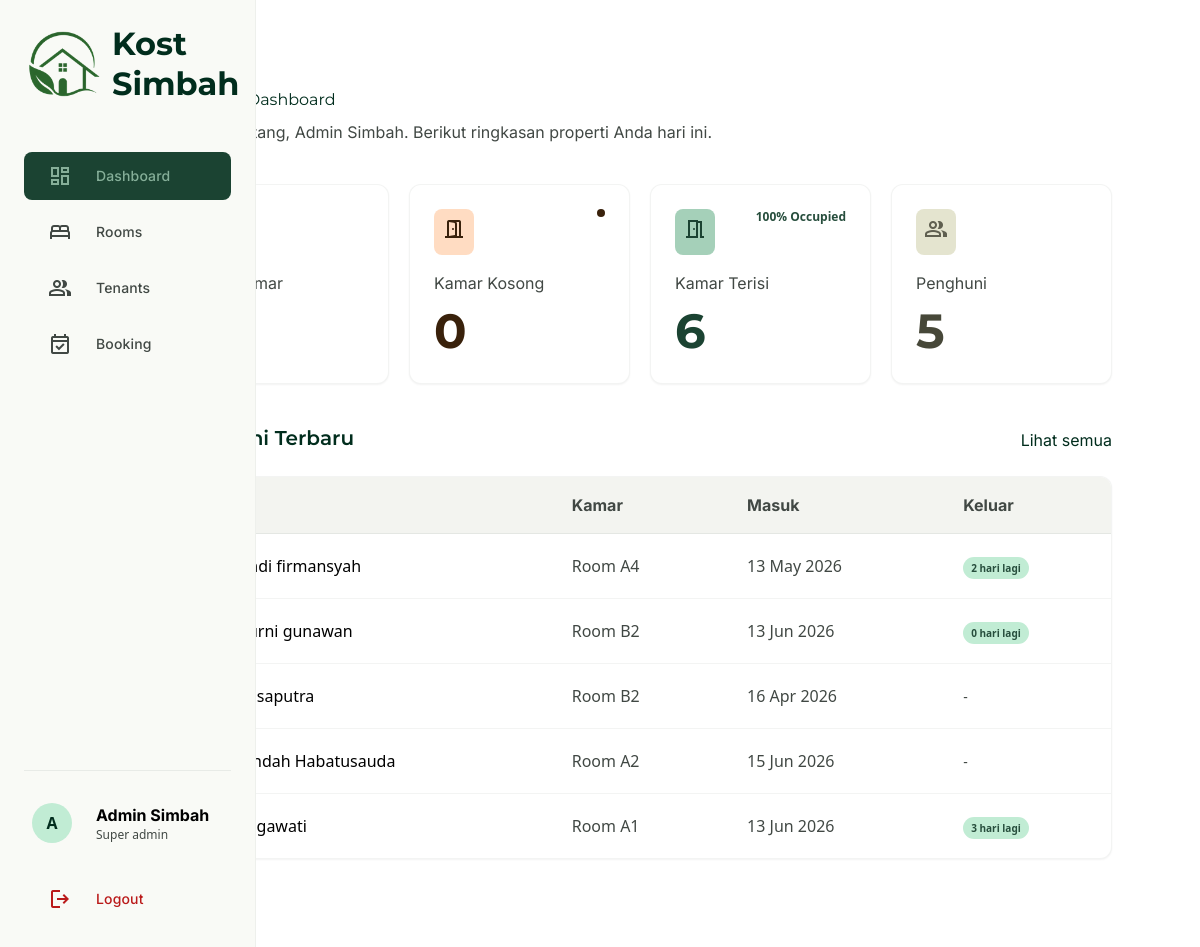
Screenshot of /admin/dashboard.php (signed in) with the database file from the repository.
### tables this page shows
CREATE TABLE `penghuni` (
  `id` int NOT NULL,
  `nama` varchar(100) NOT NULL,
  `email` varchar(100) DEFAULT NULL,
  `no_hp` varchar(20) DEFAULT NULL,
  `no_ktp` varchar(30) DEFAULT NULL,
  `kamar_id` int DEFAULT NULL,
  `tanggal_masuk` date DEFAULT NULL,
  `tanggal_keluar` date DEFAULT NULL,
  `status` enum('Aktif','Tidak Aktif') DEFAULT 'Aktif',
  `created_at` timestamp NOT NULL DEFAULT CURRENT_TIMESTAMP
);

CREATE TABLE `kamar` (
  `id` int NOT NULL,
  `nomor_kamar` varchar(20) NOT NULL,
  `nama` varchar(100) NOT NULL,
  `tipe` enum('Standard','Deluxe','Executive','Suite') NOT NULL,
  `lantai` int NOT NULL DEFAULT '1',
  `luas` int DEFAULT NULL COMMENT 'dalam m2',
  `harga` decimal(12,2) NOT NULL,
  `status` enum('Tersedia','Terisi','Maintenance') DEFAULT 'Tersedia',
  `deskripsi` text,
  `fasilitas` text COMMENT 'JSON array fasilitas',
  `foto` varchar(255) DEFAULT NULL,
  `created_at` timestamp NOT NULL DEFAULT CURRENT_TIMESTAMP,
  `updated_at` timestamp NOT NULL DEFAULT CURRENT_TIMESTAMP ON UPDATE CURRENT_TIMESTAMP
);

### admin/dashboard.php (the view, shortened to what this page needs)
<?php
require_once '../config/db.php';
$total_kamar    = $conn->query("SELECT COUNT(*) as c FROM kamar")->fetch_assoc()['c'];
$kamar_kosong   = $conn->query("SELECT COUNT(*) as c FROM kamar WHERE status='Tersedia'")->fetch_assoc()['c'];
$kamar_terisi   = $conn->query("SELECT COUNT(*) as c FROM kamar WHERE status='Terisi'")->fetch_assoc()['c'];
$penghuni_aktif = $conn->query("SELECT COUNT(*) as c FROM penghuni WHERE status='Aktif'")->fetch_assoc()['c'];
$penghuni_baru = $conn->query("
    SELECT p.*, k.nomor_kamar
    FROM penghuni p
    LEFT JOIN kamar k ON p.kamar_id = k.id
    ORDER BY p.created_at DESC
    LIMIT 5
")->fetch_all(MYSQLI_ASSOC);
include '../config/head.php';
?>
<?php include 'sidebar.php'; ?>
<main class="pt-20 lg:pt-6 lg:ml-20 xl:ml-64 p-6">
  <div class="max-w-container-max mx-auto p-sm md:p-xl space-y-lg">
    <div class="space-y-xs">
      <h1 class="font-headline-lg-mobile md:font-headline-lg text-primary">Overview Dashboard</h1>
      <p class="text-on-surface-variant font-body-md">Selamat datang, <?= htmlspecialchars($_SESSION['admin_nama']) ?>. Berikut ringkasan properti Anda hari ini.</p>
    </div>
    <div class="grid grid-cols-2 lg:grid-cols-4 gap-gutter">
      <div class="bg-surface-container-lowest p-md rounded-xl shadow-sm border border-outline-variant/20 hover:scale-[1.02] transition-transform">
        <div class="flex justify-between items-start mb-sm">
          <div class="bg-primary-fixed p-2 rounded-lg"><span class="material-symbols-outlined text-primary">apartment</span></div>
        </div>
        <p class="text-on-surface-variant font-label-md">Total Kamar</p>
        <p class="font-display-lg text-display-lg text-primary mt-xs"><?= $total_kamar ?></p>
      </div>
      <div class="bg-surface-container-lowest p-md rounded-xl shadow-sm border border-outline-variant/20 hover:scale-[1.02] transition-transform">
        <div class="flex justify-between items-start mb-sm">
          <div class="bg-tertiary-fixed p-2 rounded-lg"><span class="material-symbols-outlined text-tertiary">door_open</span></div>
          <div class="w-2 h-2 rounded-full bg-tertiary animate-pulse"></div>
        </div>
        <p class="text-on-surface-variant font-label-md">Kamar Kosong</p>
        <p class="font-display-lg text-display-lg text-tertiary mt-xs"><?= $kamar_kosong ?></p>
      </div>
      <div class="bg-surface-container-lowest p-md rounded-xl shadow-sm border border-outline-variant/20 hover:scale-[1.02] transition-transform">
        <div class="flex justify-between items-start mb-sm">
          <div class="bg-primary-fixed-dim p-2 rounded-lg"><span class="material-symbols-outlined text-primary-container">meeting_room</span></div>
          <span class="text-xs font-bold text-on-primary-fixed-variant"><?= $total_kamar > 0 ? round($kamar_terisi/$total_kamar*100) : 0 ?>% Occupied</span>
        </div>
        <p class="text-on-surface-variant font-label-md">Kamar Terisi</p>
        <p class="font-display-lg text-display-lg text-primary-container mt-xs"><?= $kamar_terisi ?></p>
      </div>
      <div class="bg-surface-container-lowest p-md rounded-xl shadow-sm border border-outline-variant/20 hover:scale-[1.02] transition-transform">
        <div class="flex justify-between items-start mb-sm">
          <div class="bg-secondary-fixed p-2 rounded-lg"><span class="material-symbols-outlined text-secondary">group</span></div>
        </div>
        <p class="text-on-surface-variant font-label-md">Penghuni</p>
        <p class="font-display-lg text-display-lg text-on-secondary-fixed-variant mt-xs"><?= $penghuni_aktif ?></p>
      </div>
    </div>
    <div class="grid grid-cols-1 lg:grid-cols-3 gap-lg">
      <div class="lg:col-span-3 space-y-md">
        <div class="flex justify-between items-end">
          <h2 class="font-title-md text-title-md text-primary">Penghuni Terbaru</h2>
          <a class="text-primary font-label-md hover:underline" href="/kost_simbah/admin/penghuni.php">Lihat semua</a>
        </div>
        <div class="bg-surface-container-lowest rounded-xl overflow-hidden shadow-sm border border-outline-variant/20">
          <div class="overflow-x-auto">
            <table class="w-full text-left">
              <thead class="bg-surface-container-low border-b border-outline-variant/30">
                <tr>
                  <th class="px-md py-4 font-label-md text-on-surface-variant">Nama</th>
                  <th class="px-md py-4 font-label-md text-on-surface-variant">Kamar</th>
                  <th class="px-md py-4 font-label-md text-on-surface-variant">Masuk</th>
                  <th class="px-md py-4 font-label-md text-on-surface-variant">Keluar</th>
                </tr>
              </thead>
              <tbody class="divide-y divide-outline-variant/20">
                <?php if(empty($penghuni_baru)): ?>
                <tr><td colspan="4" class="px-md py-8 text-center text-on-surface-variant">Belum ada data penghuni</td></tr>
                <?php else: ?>
                <?php foreach($penghuni_baru as $p):
                  $inisial = strtoupper(substr($p['nama'],0,1));
                  if ($p['tanggal_keluar']) {
                      $sudah_lewat = new DateTime($p['tanggal_keluar']) < new DateTime('today');
                      $selisih = (new DateTime('today'))->diff(new DateTime($p['tanggal_keluar']))->days;
                  }
                ?>
                <tr class="hover:bg-surface-container transition-colors">
                  <td class="px-md py-4">
                    <div class="flex items-center gap-xs">
                      <div class="w-8 h-8 rounded-full bg-primary-fixed text-primary flex items-center justify-center font-bold text-xs"><?= $inisial ?></div>
                      <span class="font-medium"><?= htmlspecialchars($p['nama']) ?></span>
                    </div>
                  </td>
                  <td class="px-md py-4 text-on-surface-variant"><?= $p['nomor_kamar'] ? 'Room '.$p['nomor_kamar'] : '-' ?></td>
                  <td class="px-md py-4 text-on-surface-variant"><?= $p['tanggal_masuk'] ? date('d M Y', strtotime($p['tanggal_masuk'])) : '-' ?></td>
                  <td class="px-md py-4">
                    <?php if (!$p['tanggal_keluar']): ?>
                      <span class="text-on-surface-variant text-sm">-</span>
                    <?php elseif ($sudah_lewat): ?>
                      <span class="px-2 py-1 rounded-full bg-error-container text-on-error-container text-[10px] font-bold uppercase">Sudah Keluar</span>
                    <?php else: ?>
                      <span class="px-2 py-1 rounded-full bg-primary-fixed text-on-primary-fixed-variant text-[10px] font-bold"><?= $selisih ?> hari lagi</span>
                    <?php endif; ?>
                  </td>
                </tr>
                <?php endforeach; ?>
                <?php endif; ?>
              </tbody>
            </table>
          </div>
        </div>
      </div>
    </div>
  </div>
</main>
</body>
</html>

### config/head.php (shortened to what this page needs)
<!DOCTYPE html>
<html lang="id">
<head>
<script src="https://cdn.tailwindcss.com?plugins=forms,container-queries"></script>
</head>

### admin/sidebar.php (shortened to what this page needs)
<?php
$current_page = basename($_SERVER['PHP_SELF']);
$nav_items = [
    ['href'=>'dashboard.php',  'icon'=>'dashboard',        'label'=>'Dashboard', 'file'=>'dashboard.php'],
    ['href'=>'kamar.php',      'icon'=>'bed',              'label'=>'Rooms',     'file'=>'kamar.php'],
    ['href'=>'penghuni.php',   'icon'=>'group',            'label'=>'Tenants',   'file'=>'penghuni.php'],
    ['href'=>'booking.php',    'icon'=>'event_available',  'label'=>'Booking',   'file'=>'booking.php'],
];
?>
<aside class="hidden md:flex flex-col h-screen w-64 fixed left-0 top-0 bg-surface border-r border-outline-variant/20 p-md gap-xs z-40">
  <div class="flex items-center gap-2 mb-lg">
    <img src="../assets/img/hijau_nobg.png" alt="Kost Simbah" class="w-20 h-auto object-contain">
    <span class="font-headline-lg text-headline-lg text-primary font-bold">Kost Simbah</span>
  </div>
  <div class="flex flex-col gap-xs flex-grow">
    <?php foreach($nav_items as $item):
      $active = ($current_page === $item['file']);
    ?>
    <a href="/kost_simbah/admin/<?= $item['href'] ?>"
       class="flex items-center gap-md px-md py-3 rounded-lg transition-colors
       <?= $active
           ? 'bg-primary-container text-on-primary-container font-bold'
           : 'text-on-surface-variant hover:bg-surface-variant'
       ?>">
      <span class="material-symbols-outlined"><?= $item['icon'] ?></span>
      <span class="font-label-md text-label-md"><?= $item['label'] ?></span>
    </a>
    <?php endforeach; ?>
  </div>
  <div class="pt-md border-t border-outline-variant/30">
    <div class="flex items-center gap-md p-2 mb-md">
      <div class="w-10 h-10 rounded-full bg-primary-fixed flex items-center justify-center font-bold text-primary">
        <?= strtoupper(substr($_SESSION['admin_nama'] ?? 'A', 0, 1)) ?>
      </div>
      <div class="overflow-hidden">
        <p class="font-label-md font-bold truncate"><?= htmlspecialchars($_SESSION['admin_nama'] ?? 'Admin') ?></p>
        <p class="text-xs text-on-surface-variant"><?= ucfirst(str_replace('_',' ',$_SESSION['admin_role'] ?? 'admin')) ?></p>
      </div>
    </div>
    <a href="/kost_simbah/admin/logout.php"
       class="flex items-center gap-md px-md py-3 text-error hover:bg-error-container/20 rounded-lg transition-colors">
      <span class="material-symbols-outlined">logout</span>
      <span class="font-label-md text-label-md">Logout</span>
    </a>
  </div>
</aside>

### config/head.php (style rules this page uses)
.material-symbols-outlined { font-variation-settings:'FILL' 0,'wght' 400,'GRAD' 0,'opsz' 24 }
html { scroll-behavior:smooth }

### rows the page displays
penghuni: nama "randi firmansyah", kamar.nomor_kamar "A4", tanggal_masuk "13 May 2026", tanggal_keluar "2"
penghuni: nama "murni gunawan", kamar.nomor_kamar "B2", tanggal_masuk "13 Jun 2026", selisih "0"
penghuni: nama "ari saputra", kamar.nomor_kamar "B2", tanggal_masuk "16 Apr 2026"
penghuni: nama "Windah Habatusauda", kamar.nomor_kamar "A2", tanggal_masuk "15 Jun 2026"
penghuni: nama "Megawati", kamar.nomor_kamar "A1", tanggal_masuk "13 Jun 2026", tanggal_keluar "3"

### other values shown
$item['label'] "Dashboard"
$item['label'] "Rooms"
$item['label'] "Tenants"
$item['label'] "Booking"
substr($_SESSION['admin_nama'] ?? 'A', 0, 1) "A"
$_SESSION['admin_nama'] "Admin Simbah"
str_replace('_',' ',$_SESSION['admin_role'] ?? 'admin') "Super admin"
$kamar_kosong "0"
$kamar_terisi/$total_kamar*100 "100"
$kamar_terisi "6"
$penghuni_aktif "5"
